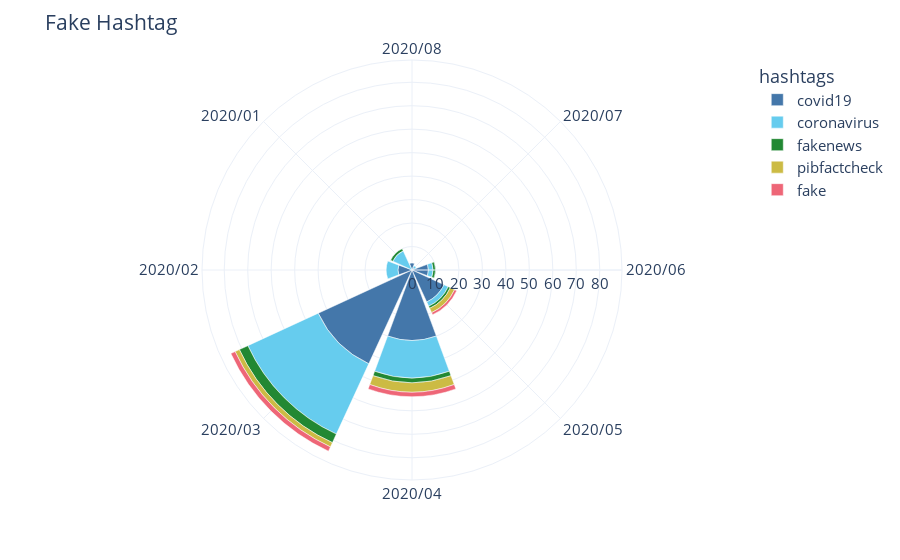

The cell this chart's notebook holds for it:
### Code cell
index=0
mixhash = []
covid_hashtags = ["covid19","coronavirus","fake","fakenews","pibfactcheck"]
for element in data:
    token_id = data[index]['id_str']
    indice_csv = lista_unica_csv.index(token_id)
    for entity in data[index]['entities']['hashtags']:
        token_covid=entity['text'].lower()
        if token_covid in covid_hashtags:
            token=data[index]['created_at']
            d = parse(token)
            d = d.strftime('%Y/%m')
            final_token = token_covid + " " +lista_unica_csv[indice_csv+1].lower().replace(" ", "") + " " + d
            mixhash.append(final_token)
        
    index=index+1
    
    
fdist = dict(nltk.FreqDist(mixhash))

df = pd.DataFrame.from_dict(fdist, orient='index').reset_index()
df = df.rename(columns={'index':'hashtags', 0:'count'})


col_one_list = df['hashtags'].tolist()
col_two_list = df['count'].tolist()
typelist=[]
namelist=[]
datelist=[]

index = 0

count_false = [0] * len(col_one_list)
count_part = [0] * len(col_one_list)

for el in col_one_list:
    tok = el.split()
    namelist.append(tok[0])
    datelist.append(tok[2])
    indx = namelist.index(tok[0])
    if tok[1] == "false":
        count_false[index] = col_two_list[index]
    elif tok[1] == "partiallyfalse":
        count_part[index] = col_two_list[index]
    else:
        print("errore count")
    index = index + 1


i=0
for el in col_two_list:
    col_two_list[i] = count_false[i] + count_part[i]
    i = i + 1


df['hashtags']=namelist
df['Count False Tweets']=count_false
df['Count Partially False Tweets']=count_part
df['count'] = col_two_list
df['Date']=datelist


df = df.sort_values(by=['Date'],ascending=[False])

import plotly.express as px
fig = px.bar_polar(df, r="Count False Tweets", theta="Date",
                   color="hashtags",template='plotly_white',
                   color_discrete_sequence= ['#4477AA', '#66CCEE', '#228833', '#CCBB44', '#EE6677','#AA3377', '#BBBBBB'])

fig.update_layout(
    title='Fake Hashtag',
    font_size=15,
    legend_font_size=15,

)

fig.show()

### Figure 1 — Plotly figure (JSON) as saved in the notebook; plotly's stock layout.template omitted (floating-point values rounded to 4 significant figures)
{"data": [{"hovertemplate": "hashtags=covid19<br>Count False Tweets=%{r}<br>Date=%{theta}<extra></extra>", "legendgroup": "covid19", "marker": {"color": "#4477AA"}, "name": "covid19", "r": [3, 0, 1, 0, 7, 0, 15, 30, 0, 0, 44, 6, 0], "showlegend": true, "subplot": "polar", "theta": ["2020/08", "2020/08", "2020/07", "2020/06", "2020/06", "2020/05", "2020/05", "2020/04", "2020/04", "2020/03", "2020/03", "2020/02", "2020/02"], "type": "barpolar"}, {"hovertemplate": "hashtags=coronavirus<br>Count False Tweets=%{r}<br>Date=%{theta}<extra></extra>", "legendgroup": "coronavirus", "marker": {"color": "#66CCEE"}, "name": "coronavirus", "r": [1, 0, 2, 2, 16, 0, 33, 0, 0, 5, 0, 9], "showlegend": true, "subplot": "polar", "theta": ["2020/07", "2020/06", "2020/06", "2020/05", "2020/04", "2020/04", "2020/03", "2020/03", "2020/02", "2020/02", "2020/01", "2020/01"], "type": "barpolar"}, {"hovertemplate": "hashtags=fakenews<br>Count False Tweets=%{r}<br>Date=%{theta}<extra></extra>", "legendgroup": "fakenews", "marker": {"color": "#228833"}, "name": "fakenews", "r": [1, 1, 2, 0, 4, 1], "showlegend": true, "subplot": "polar", "theta": ["2020/06", "2020/05", "2020/04", "2020/03", "2020/03", "2020/01"], "type": "barpolar"}, {"hovertemplate": "hashtags=pibfactcheck<br>Count False Tweets=%{r}<br>Date=%{theta}<extra></extra>", "legendgroup": "pibfactcheck", "marker": {"color": "#CCBB44"}, "name": "pibfactcheck", "r": [2, 0, 4, 0, 2], "showlegend": true, "subplot": "polar", "theta": ["2020/05", "2020/05", "2020/04", "2020/03", "2020/03"], "type": "barpolar"}, {"hovertemplate": "hashtags=fake<br>Count False Tweets=%{r}<br>Date=%{theta}<extra></extra>", "legendgroup": "fake", "marker": {"color": "#EE6677"}, "name": "fake", "r": [0, 1, 2, 2], "showlegend": true, "subplot": "polar", "theta": ["2020/05", "2020/05", "2020/04", "2020/03"], "type": "barpolar"}], "layout": {"barmode": "relative", "font": {"size": 15}, "legend": {"font": {"size": 15}, "title": {"text": "hashtags"}, "tracegroupgap": 0}, "margin": {"t": 60}, "polar": {"angularaxis": {"direction": "clockwise", "rotation": 90}, "domain": {"x": [0, 1], "y": [0, 1]}}, "title": {"text": "Fake Hashtag"}}}
